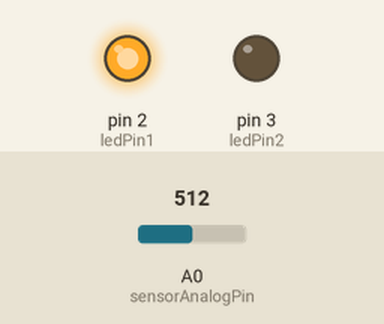
Simulated run of this sketch. Board: Arduino Uno, built with avr-gcc and run on an emulated ATmega328P. On the bench: output pins drawn as LEDs (lit = HIGH). The inputs (shaded band) are chosen by the test bench; at power-on: A0 (sensorAnalogPin) = 512. What the sketch prints to the serial monitor is not drawn.

Above: at 0.1 s.
Timing chart, 0 to 1.6 s (numbered marks = the images above):
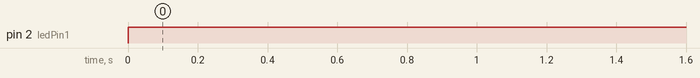

Measured:
- by itself, pin 2 (ledPin1): LOW → HIGH at 0.00 s

The sketch:

clap_switch.ino
```cpp
const int sensorAnalogPin = A0; // Analog output pin of the sound sensor
const int ledPin1 = 2;          // Pin for the first LED
const int ledPin2 = 3;          // Pin for the second LED

const int threshold = 500;     // Threshold for detecting a clap - adjust based on your sensor

bool led1State = LOW;         // Initial state of LED 1 (off)
bool led2State = HIGH;        // Initial state of LED 2 (on)
bool clapInProgress = false;  // New flag for debouncing

void setup() {
  pinMode(sensorAnalogPin, INPUT);
  pinMode(ledPin1, OUTPUT);
  pinMode(ledPin2, OUTPUT);
  Serial.begin(9600); // Initialize serial communication for monitoring
}

void loop() {
  int sensorValue = analogRead(sensorAnalogPin);
  Serial.println(sensorValue); // Print sensor value to Serial Monitor

  // When sensor value exceeds threshold and no clap is in progress
  if (sensorValue > threshold && !clapInProgress) {
      clapInProgress = true;
      // Toggle LED states
      led1State = !led1State;
      led2State = !led2State;
      digitalWrite(ledPin1, led1State);
      digitalWrite(ledPin2, led2State);
  }
  // Reset the flag when the sensor value has dropped below threshold
  else if (sensorValue < threshold && clapInProgress) {
    clapInProgress = false;
  }
}
```

rfid_ID_checker.c
```cpp
#include <SPI.h>
#include <MFRC522.h>

#define SS_PIN 10
#define RST_PIN 9

MFRC522 rfid(SS_PIN, RST_PIN);  // Create MFRC522 instance

void setup() {
  Serial.begin(9600);   // Start the serial communication at 9600 baud rate
  SPI.begin();          // Start the SPI bus
  rfid.PCD_Init();      // Initialize the MFRC522 reader
  Serial.println("Scan an RFID card to get its UID...");
}

void loop() {
  // Check if a new RFID card is present
  if (!rfid.PICC_IsNewCardPresent()) {
    return;
  }

  // Read the card's serial number (UID)
  if (!rfid.PICC_ReadCardSerial()) {
    return;
  }

  // Print the UID of the card to the serial monitor
  Serial.print("Card UID: ");
  for (byte i = 0; i < rfid.uid.size; i++) {
    Serial.print(rfid.uid.uidByte[i] < 0x10 ? " 0" : " ");
    Serial.print(rfid.uid.uidByte[i], HEX);
  }
  Serial.println(); // Add a new line after the UID

  // Halt the card after reading the UID
  rfid.PICC_HaltA();
}
```
